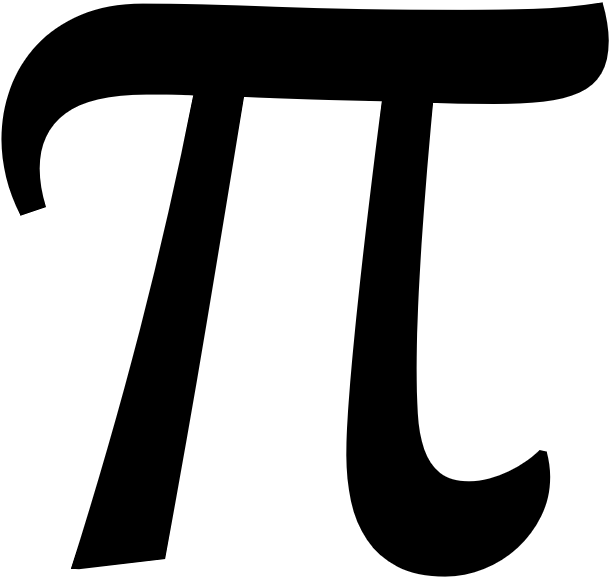
#> input picture pi.png, 613 x 578 px
$ python piday2023.py
#> lines starting #> are read from the running program, lines starting #| are printed output that depends on the picture; after the words box and inside, x2 and y2 are one past the last pixel; in counts of white or black regions, pixels touching at a corner belong together
import argparse
import contextlib
import hashlib
import sys
import traceback
from decimal import Decimal, localcontext

from PIL import Image

from typing import Type, Callable, TextIO


DEFAULT_PRECISION: int = 100
DEFAULT_TEXT_WIDTH: int = 80
DEFAULT_TEXT_HEIGHT: int = 24
DEFAULT_SOURCE_IMAGE: str = 'pi.png'
DEFAULT_FORMULA_NAME: str = 'agm'
DEFAULT_SAFETY_FACTOR: float = 2.0001

Formula = Type[Callable[[int], str]]


def main():
    width: int

    success_code: int = 0
    failure_code: int = 1

    exit_code: int = failure_code

    try:
        opts = get_script_options()

        if opts.test_formulas:
            test_formulas()
            exit_code = success_code
        elif opts.test_formula is not None:
            formula: Formula = get_formula(opts.test_formula)
            test_formula(formula)
            exit_code = success_code
        else:
            print_pi(opts)

    except Exception as e:
        print_exception(e)

    return 0


def compute_pi(precision: int = DEFAULT_PRECISION,
               formula: Formula = None) -> str:
    """Compute π to the specified decimal precision with the given formula."""

    if formula is None:
        formula = get_formula(DEFAULT_FORMULA_NAME)

    return formula(precision)


def get_formula(formula_name: str) -> Formula:
    """Get the formula with the given name."""

    if formula_name is None:
        formula_name = DEFAULT_FORMULA_NAME

    try:
        return globals()[formula_name]
    except KeyError:
        return globals()[f'compute_pi_{formula_name}']


# [45 lines left out: functions compute_pi_bbp, compute_pi_machin, not called in this run]


def compute_pi_agm(precision: int = DEFAULT_PRECISION) -> str:
    """Compute π to the specified decimal precision using the AGM formula."""
    precision_padding: int = 3

    _prepare_for_conversion(precision)
    with localcontext() as ctx:
        ctx.prec = precision + precision_padding
        epsilon = Decimal(10)**(-precision) / Decimal(2)

        a = n = Decimal(1)
        g = 1 / Decimal(2).sqrt()
        z = Decimal('0.25')
        half = Decimal('0.5')
        old_pi, pi = None, 0

        def iterate():
            nonlocal a, g, z, n, old_pi, pi
            x = [(a + g) * half, (a * g).sqrt()]
            var = x[0] - a
            z -= var * var * n
            n += n
            a, g = x
            old_pi, pi = pi, a * a / z

        for i in range(18):
            iterate()

        while old_pi - pi > epsilon:
            iterate()

        return str(pi)[:precision+2]


# [38 lines left out: function decimal_atan2, not called in this run]


_last_precision = None
def _prepare_for_conversion(precision: int, safety_factor: float = None) -> None:
    global _last_precision

    if safety_factor is None:
        safety_factor = DEFAULT_SAFETY_FACTOR

    if not _last_precision or precision > _last_precision:
        conversion_precision = int(precision * safety_factor)
        with contextlib.suppress(ValueError):
            sys.set_int_max_str_digits(conversion_precision)
            _last_precision = precision


def print_pi(opts: argparse.Namespace) -> None:
    """Print π to the specified width and height."""
    width: int
    height: int
    width, height = opts.width, opts.height

    source_image: str = opts.source_image

    inverted: bool = opts.inverted
    keep_aspect_ratio: bool = opts.keep_aspect_ratio

    raw: bool = opts.raw

    formula: Formula = get_formula(opts.formula)

    if not raw:
        print(pi_ascii_art(width, height, source_image, inverted,
                           keep_aspect_ratio, formula))
    else:
        print(compute_pi(width))


def pi_ascii_art(width: int = None,
                 height: int = None,
                 source_image: str = None,
                 inverted: bool = False,
                 keep_aspect_ratio: bool = False,
                 formula: Formula = None) -> str:
    """Format π as ASCII art."""
#> called with width = 80, height = 24, source_image = 'pi.png', inverted = False, keep_aspect_ratio = False

    if width is None:
        width = DEFAULT_TEXT_WIDTH
    if height is None:
        height = DEFAULT_TEXT_HEIGHT
    if source_image is None:
        source_image = DEFAULT_SOURCE_IMAGE

    def need_digit(pixel: int) -> int:
        return 1 if pixel and inverted or not (pixel or inverted) else 0

    lines: list[str] = []
    line: list[str] = []

    with Image.open(source_image) as image:
#> image is the input picture: PIL image 613x578 P; min 0, max 255, mean 162.5
        image = image.convert('L')
#> image: PIL image 613x578 L
        image = resize_image(image, width, height,
                             keep_aspect_ratio=keep_aspect_ratio)
        image = image.convert('1')
        pixels = image.getdata()
        num_digits: int = sum(map(need_digit, pixels))
        if num_digits+1 > sys.get_int_max_str_digits():
            sys.set_int_max_str_digits(num_digits+1)
        pi_str: str = compute_pi(num_digits, formula)
        pi_index: int = 0
        num_chars: int = 0
        for pixel in pixels:
            num_chars += 1
            if need_digit(pixel):
                line.append(pi_str[pi_index])
                pi_index += 1
            else:
                line.append(' ')
            if num_chars == width:
                lines.append(''.join(line))
                line = []
                num_chars = 0
    return '\n'.join(line for line in lines if line.strip())


def resize_image(image: Image,
                 width: int, height: int = None, *,
                 keep_aspect_ratio: bool = True) -> Image:
    """Resize the image to the specified width and height."""
#> called with width = 80, height = 24, keep_aspect_ratio = False

    image_width, image_height = image.size
#> image_width = 613; image_height = 578
    image_aspect_ratio = image_width / image_height
#> image_aspect_ratio = 1.06

    if height is None:
        height = int(width / image_aspect_ratio)

    if keep_aspect_ratio:
        aspect_ratio = image_aspect_ratio
    else:
        aspect_ratio = width / height

    if image_aspect_ratio < aspect_ratio:
        height = int(width / image_aspect_ratio)
#> height = 75

    resized_image = image.resize((width, height), Image.LANCZOS)
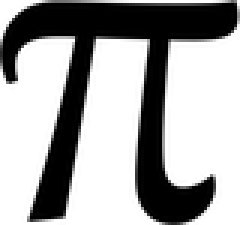
#> resized_image: PIL image 80x75 L (shown 3 times larger); min 0, max 255, mean 162.5
    return resized_image


def get_script_options() -> argparse.Namespace:
    """Get the command line options for this script."""

    parser = argparse.ArgumentParser(description='Print π to the specified width and height.')

    parser.add_argument('-w', '--width',
                        type=int, default=DEFAULT_TEXT_WIDTH,
                        help='The width of the output.')
    parser.add_argument('-l', '--height', '--lines',
                        type=int, default=DEFAULT_TEXT_HEIGHT,
                        help='The height of the output.')
    parser.add_argument('-s', '--source-image',
                        type=str, default=DEFAULT_SOURCE_IMAGE,
                        help='The source image to use.')
    parser.add_argument('-i', '--inverted',
                        action='store_true', default=False,
                        help='Invert the colors.')
    parser.add_argument('-k', '--keep-aspect-ratio',
                        action='store_true', default=False,
                        help='Keep the aspect ratio of the source image.')
    parser.add_argument('-r', '--raw',
                        action='store_true', default=False,
                        help='Print the raw digits of π.  Width specifies '
                             'number of digits.')
    parser.add_argument('-f', '--formula',
                        type=str, default=None,
                        help='The formula to use for computing pi.')
    parser.add_argument('--test-formulas',
                        action='store_true', default=False,
                        help='Test the formulas for computing pi.')
    parser.add_argument('--test-formula',
                        type=str, default=None,
                        help='Test the specified formula for computing pi.')

    opts = parser.parse_args()
    return opts


# [47 lines left out: functions print_exception, test_formulas, test_formula, not called in this run]


def sha256sum(string):
    return hashlib.sha256(string.encode()).hexdigest()


if __name__ == '__main__':
    exit(main())
#> in pi_ascii_art, `image = image.convert('1')`:
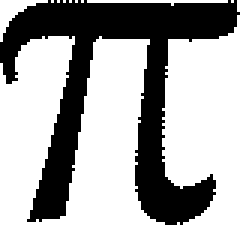
#> image: PIL image 80x75 1 (shown 3 times larger); 63.8% white; 1 black region, box (x1, y1, x2, y2) and area: (0, 0, 80, 75) 2171
#> in pi_ascii_art, `num_digits: int = sum(map(need_digit, pixels))`: num_digits = 2171
#> in _prepare_for_conversion, `conversion_precision = int(precision * safety_factor)`: conversion_precision = 4342
#> the loop in pi_ascii_art, `for pixel in pixels:` made 6000 passes
#> pixel on passes 1 to 12: 255, 255, 255, 255, 255, 255, 255, 255, 255, 255, 255, 255
#> after the loop in pi_ascii_art, `for pixel in pixels:`: line = []; lines = 75 items; num_chars = 0; pi_index = 2171
#> (the program exits here)
